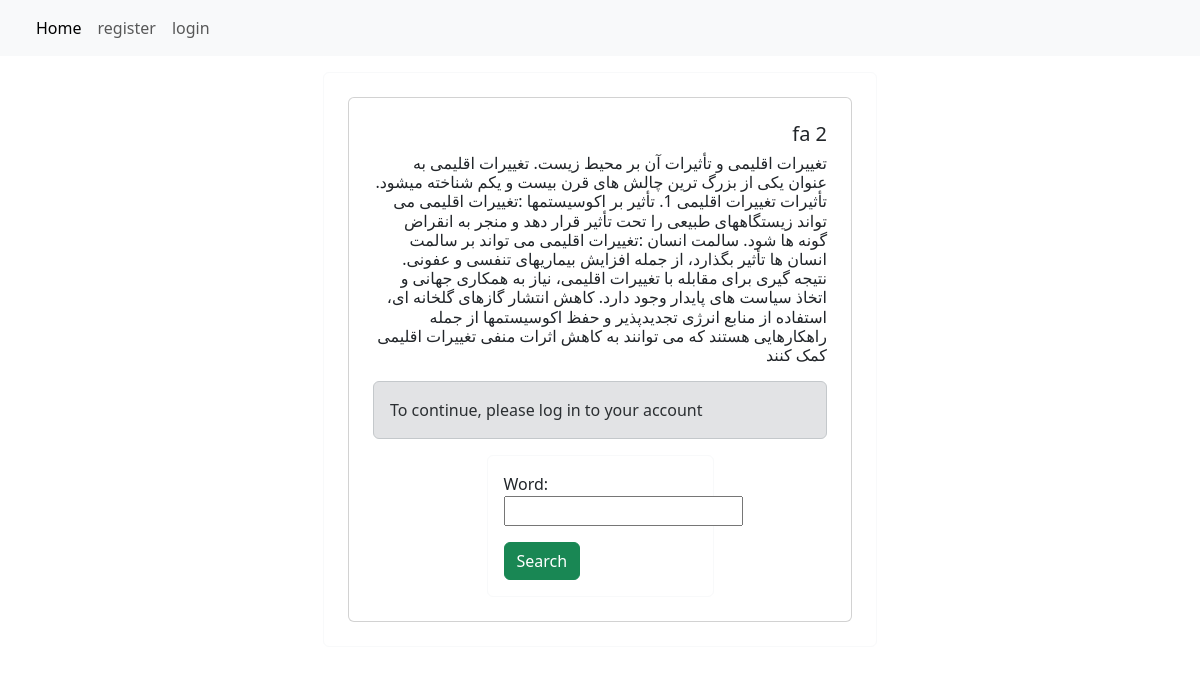
The page /detail/73 on the database its author committed.
### home/models.py (models this page shows)
class Article(models.Model):
    title = models.CharField(max_length=100)
    body = models.TextField()
    pdf = models.FileField(upload_to='%Y/%m/%d/')
    lang = models.CharField(max_length=10)
    created = models.DateTimeField(auto_now_add=True)
    owner = models.ManyToManyField(User)

### home/views.py (the view)
# urls.py: path('detail/<int:article_id>', views.detail, name='detail'),
def detail(request, article_id):
    article = get_object_or_404(Article, id=article_id)
    if request.method == 'POST':
        form = ArticleSearchForm(request.POST)
        if form.is_valid():
            pdf_path = article.pdf.path
            current_word = form.cleaned_data['word']
            next_sentence = ''
            with open(pdf_path, 'rb') as file:
                pdf_reader = PdfReader(file)
                found_current_word = False
                for page_num in range(len(pdf_reader.pages)):
                    page = pdf_reader.pages[page_num]
                    text = page.extract_text()
                    if current_word in text:
                        found_current_word = True
                        sentences = text.split('\n')
                        for i, sentence in enumerate(sentences):
                            if current_word in sentence:
                                if i + 1 < len(sentences):
                                    next_sentence = sentences[i]+sentences[i + 1]
                                else:
                                    messages.success(request, "No sentence found after the title.", 'danger')
                                break
                        break
                if not found_current_word:
                    messages.success(request, f"Word '{current_word}' not found in the PDF", 'danger')
            return render(request, 'detail.html', {'article': article, 'next_sentences': next_sentence, 'form':form})
    else:
        form = ArticleSearchForm()
        return render(request, 'detail.html', {'article': article, 'form':form})

### home/forms.py
class ArticleSearchForm(forms.Form):
    word = forms.CharField()

### templates/detail.html (shortened to what this page needs)
{% extends 'base.html' %} {% block content %}
<div class="w-50 mx-auto p-3 rounded border border-light">
  <div class="card m-2 p-2">
    <div class="card-body">
      <div dir="{% if article.lang == 'fa' %}rtl{% else %}ltr{% endif %}">
        <h5 class="card-title">{{ article.title }}</h5>
        <h6>{{ article.body }}</h6>
      </div>
      {% load static %}
      {% if request.user.is_authenticated %}
        <a href="{% url 'add' article.id %}" class="btn btn-primary">add</a>
        <a href="{% url 'remove' article.id %}" class="btn btn-danger">remove</a>
        <a href="{{ article.pdf.url }}" class="btn btn-info">show</a>
      {% else %}
        <div class="alert alert-secondary" role="alert">To continue, please log in to your account</div>
      {%endif%}
      <div class="w-50 mx-auto p-3 rounded border border-light">
        <form
          action=""
          method="post"
          class="form"
          enctype="multipart/form-data"
          novalidate
        >
          {% csrf_token %} {{ form.as_p }}
          <input type="submit" class="btn btn-success" value="Search" />
        </form>
      </div>
    </div>
  </div>
</div>
{% endblock %}

### rows shown on the page
Article: title "fa 2", body "تغییرات اقلیمی و تأثیرات آن بر محیط زیست. تغییرات اقلیمی به عنوان یکی از بزرگ ترین چالش های قرن بیست و یکم شناخته میشود. تأثیرات تغییرات اقلیمی 1. تأثیر بر اکوسیستمها :تغییرات اقلیمی می تواند زیستگاههای طبیعی را تحت تأثیر قرار دهد و منجر به انقراض گونه ها شود. سالمت انسان :تغییرات اقلیمی می تواند بر سالمت انسان ها تأثیر بگذارد، از جمله افزایش بیماریهای تنفسی و عفونی. نتیجه گیری برای مقابله با تغییرات اقلیمی، نیاز به همکاری جهانی و اتخاذ سیاست های پایدار وجود دارد. کاهش انتشار گازهای گلخانه ای، استفاده از منابع انرژی تجدیدپذیر و حفظ اکوسیستمها از جمله راهکارهایی هستند که می توانند به کاهش اثرات منفی تغییرات اقلیمی کمک کنند"
